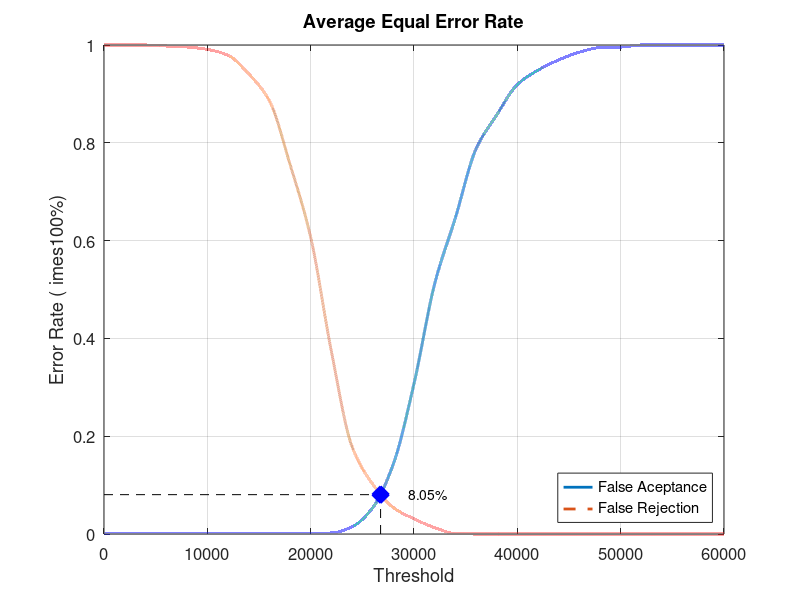
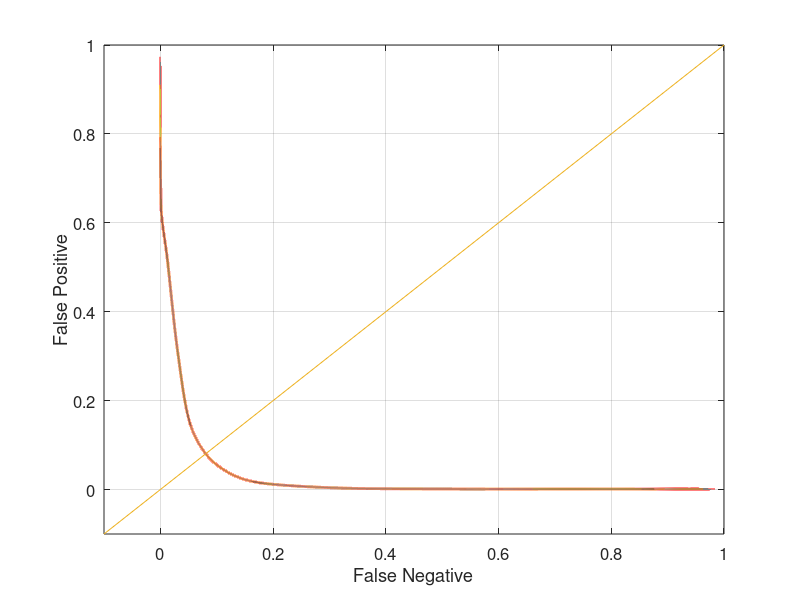

Recreate these plots in MATLAB, in order.
close all;
clear;
clc;
x = 0:2000:60000;
xq = 0:0.5:60000;

y0 = [0 0.00105263 0.00105263 0.00105263 0.00105263 0.00105263 0.00105263 0.00105263 0.00105263 0.00105263 0.00105263 0.00210526 0.0147368 0.0536842 0.143158 0.307368 0.511579 0.646316 0.787368 0.856842 0.918947 0.948421 0.969474 0.985263 0.994737 0.995789 1 1 1 1 1]
yy0 = interp1(x, y0, xq, 'pchip');
y1 = [1 1 1 0.998 0.996 0.991 0.979 0.941 0.886 0.756 0.607 0.374 0.179 0.102 0.054 0.031 0.013 0.001 0 0 0 0 0 0 0 0 0 0 0 0 0]
yy1 = interp1(x, y1, xq, 'pchip');

% Calculating EER: 
y2 = abs(y0 - y1);
find(y2 == min(y2))
yy2 = abs(yy0 - yy1);
xEER = find(yy2 == min(yy2));
xEERIndex = xq(xEER) % X-axis EER
yEER = yy0(xEER) % Y-axis EER

main = figure
plot(xq, yy0,'-','LineWidth', 2);	hold on
plot(xq, yy1,'--','LineWidth', 2);	hold on
plot([xEERIndex xEERIndex], [0 yEER], 'k--');	hold on
plot([0 xEERIndex], [yEER yEER], 'k--');	hold on
plot(xEERIndex, yEER, 'bx', 'LineWidth', 10);	hold on
text(xEERIndex + 10 * xEERIndex / 100, yEER, [num2str(round((10000 * yEER)) / 100) '%'])
legend('False Aceptance', 'False Rejection', 'Location', 'SouthEast')
xlabel('Threshold')
ylabel('Error Rate (	imes100%)')
title('Average Equal Error Rate')
set(gca, 'FontSize', 12)
axis([0 60000 0 1])
grid on

print(main, 'Database3AverageMain', '-dpng');
FNRxFPR = figure('Color', [1 1 1]);
plot(yy1, yy0, '-', yy1, yy0, 'LineWidth', 2);
hold on
y = -0.1:0.1:1
plot(y, y); 
set(gca, 'FontSize', 12)
xlabel('False Negative')
ylabel('False Positive')
axis([-0.1 1 -0.1 1])
set(gca, 'FontSize', 12)
grid on

print(FNRxFPR, 'Database3AverageFNRxFPR','-dpng');
